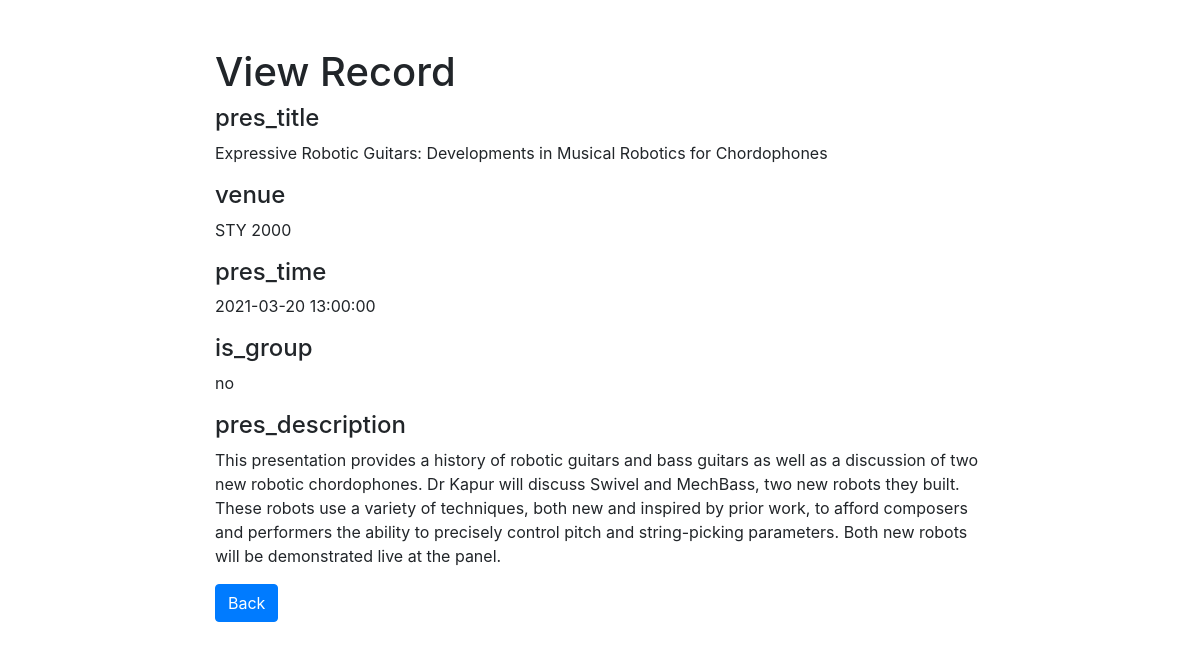
Page /admin/Presentations-read.php?pres_id=1001 on the committed database.
### tables this page shows
create table Presentations(
    pres_id int auto_increment primary key,
    pres_title varchar(100),
    venue varchar(8), 
    pres_time datetime,
    is_group enum('yes', 'no'),
    pres_description varchar(500)
) AUTO_INCREMENT = 1001;

### admin/Presentations-read.php (the view, shortened to what this page needs)
<?php
if(isset($_GET["pres_id"]) && !empty($_GET["pres_id"])){
    require_once "config.php";
    $sql = "SELECT * FROM Presentations WHERE pres_id = ?";
    if($stmt = mysqli_prepare($link, $sql)){
        $param_id = trim($_GET["pres_id"]);
		if (is_int($param_id)) $__vartype = "i";
		elseif (is_string($param_id)) $__vartype = "s";
		elseif (is_numeric($param_id)) $__vartype = "d";
		else $__vartype = "b";
        mysqli_stmt_bind_param($stmt, $__vartype, $param_id);
        if(mysqli_stmt_execute($stmt)){
            $result = mysqli_stmt_get_result($stmt);
            if(mysqli_num_rows($result) == 1){
                $row = mysqli_fetch_array($result, MYSQLI_ASSOC);
            } else{
                header("location: error.php");
                exit();
            }
        } else{
            echo "Oops! Something went wrong. Please try again later.<br>".$stmt->error;
        }
    }
} else{
    header("location: error.php");
    exit();
}
?>
<!DOCTYPE html>
<html lang="en">
<head>
    <link rel="stylesheet" href="https://stackpath.bootstrapcdn.com/bootstrap/4.5.0/css/bootstrap.min.css">
</head>
<body>
    <section class="pt-5">
        <div class="container-fluid">
            <div class="row">
                <div class="col-md-8 mx-auto">
                    <div class="page-header">
                        <h1>View Record</h1>
                    </div>
                     <div class="form-group">
                            <h4>pres_title</h4>
                            <p class="form-control-static"><?php echo $row["pres_title"]; ?></p>
                        </div><div class="form-group">
                            <h4>venue</h4>
                            <p class="form-control-static"><?php echo $row["venue"]; ?></p>
                        </div><div class="form-group">
                            <h4>pres_time</h4>
                            <p class="form-control-static"><?php echo $row["pres_time"]; ?></p>
                        </div><div class="form-group">
                            <h4>is_group</h4>
                            <p class="form-control-static"><?php echo $row["is_group"]; ?></p>
                        </div><div class="form-group">
                            <h4>pres_description</h4>
                            <p class="form-control-static"><?php echo $row["pres_description"]; ?></p>
                        </div>
                    <p><a href="Presentations-index.php" class="btn btn-primary">Back</a></p>
                </div>
            </div>
        </div>
    </section>
</body>
</html>

### rows in the picture
presentations: pres_title "Expressive Robotic Guitars: Developments in Musical Robotics for Chordophones", venue "STY 2000", pres_time "2021-03-20 13:00:00", is_group "no", pres_description "This presentation provides a history of robotic guitars and bass guitars as well as a discussion of two new robotic chordophones. Dr Kapur will discuss Swivel and MechBass, two new robots they built. These robots use a variety of techniques, both new and inspired by prior work, to afford composers and performers the ability to precisely control pitch and string-picking parameters. Both new robots will be demonstrated live at the panel."
